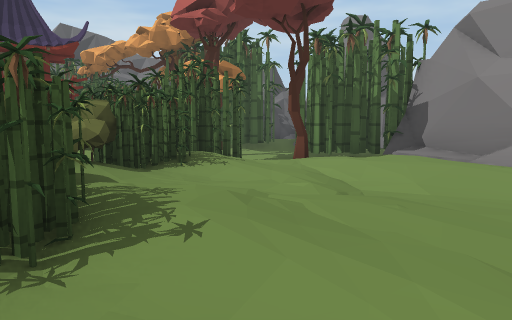
[1] (above)

16 first-person views from a walk through a Unity game level. The camera is 1.4 m above the floor, tilts 6° down and sees 70° across. The floor is counted in squares, 2 m on a side. Each view is taken from the middle of a square. On the plan, view 1 faces up. The plan holds only what a view shows up to about 11 squares ahead; the rest is blank. The place goes on beyond the plan.

[2]
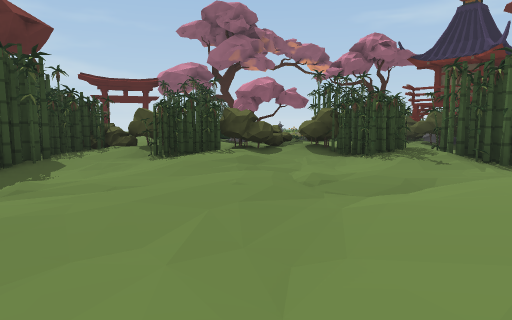

[3]
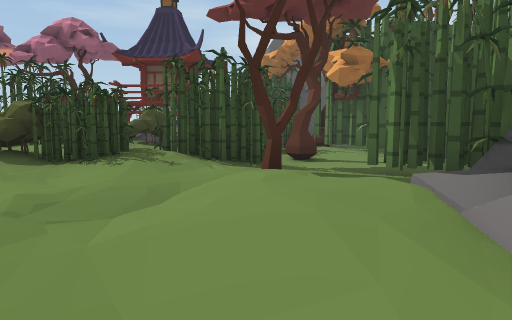

[4]
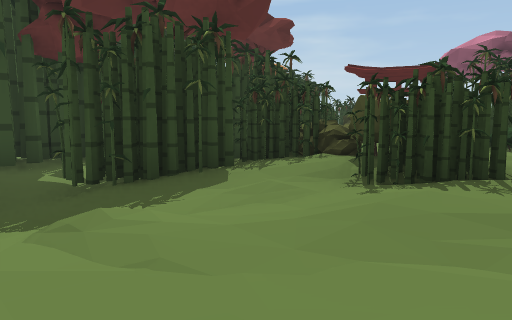

[5]
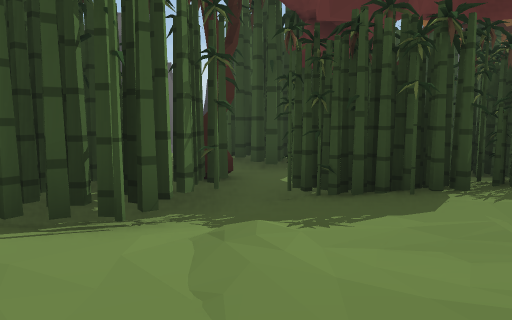

[6]
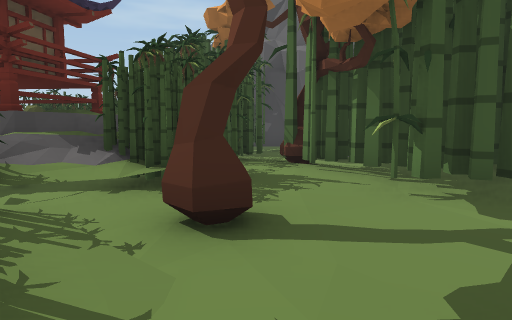

[7]
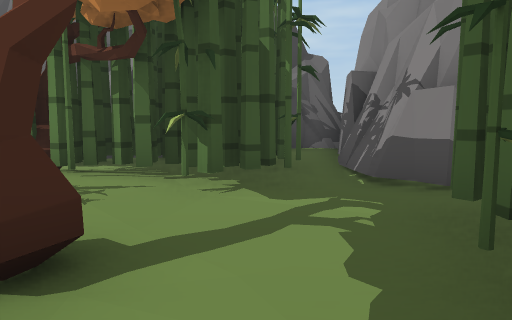

[8]
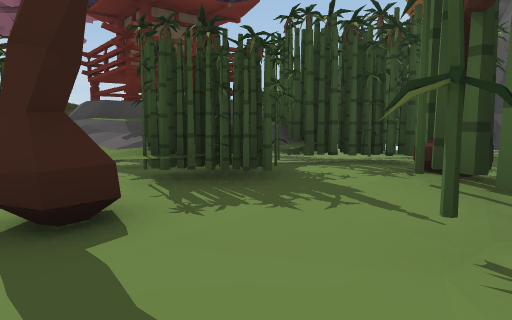

[9]
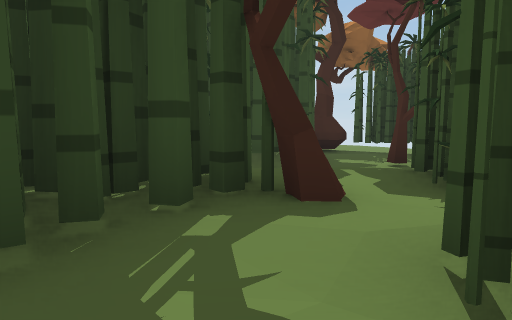

[10]
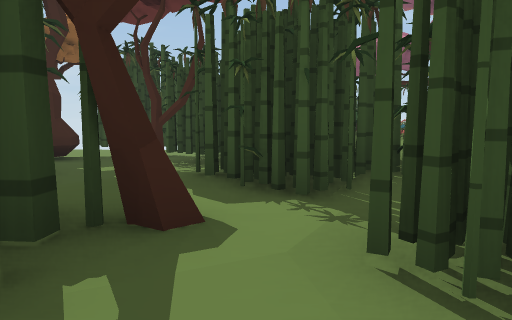

[11]
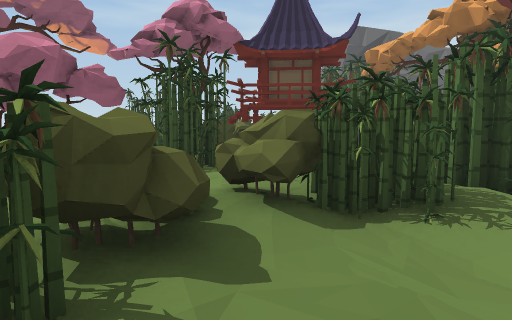

[12]
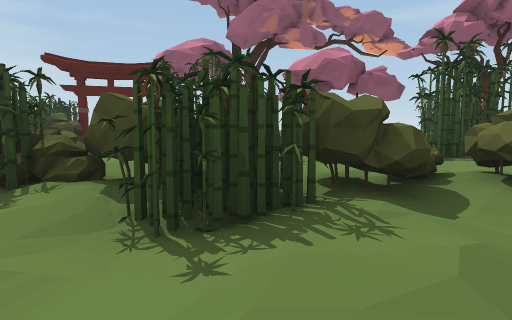

[13]
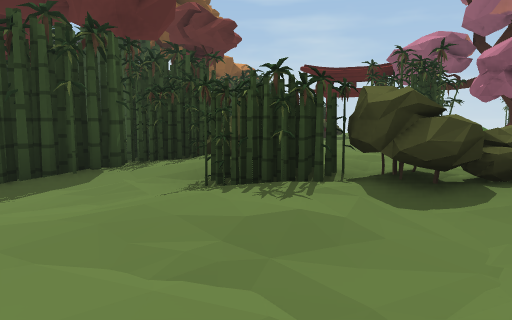

[14]
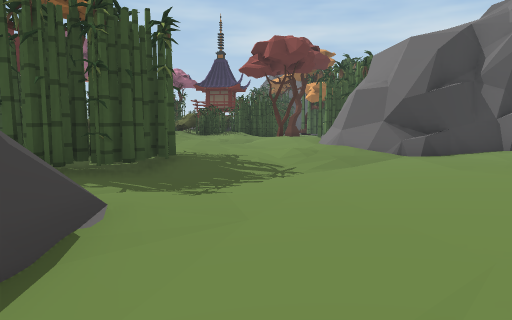

[15]
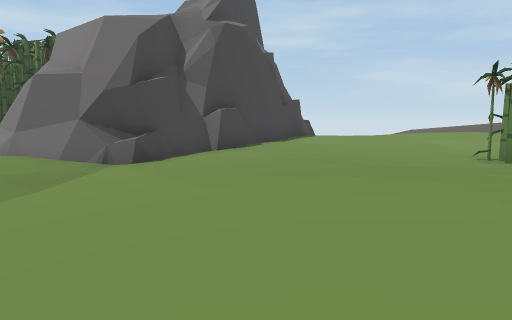

[16]
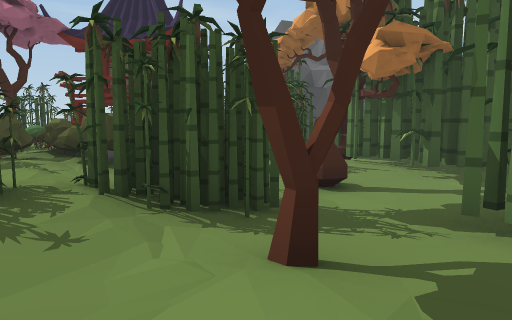

### Floor plan
Key: @ floor where view 1 was taken; # wall or solid block; x gap in a wall; . main floor; : floor 0.25 m higher than the main floor; - floor 0.25 m lower than the main floor; + floor 0.5 m higher than the main floor; _ floor 0.5 m lower than the main floor; / step, stairs or slope; = window, fence, low wall or low ledge; T tree; B bush; O other object.
Columns run from 9 left of view 1 to 15 right of it. Each row starts with its distance up from view 1.
 17           ##
 16           -#
 15    #  ##  -#
 14   ## _####x#
 13   OOOOT###_#
 12 OOOOOO--#___
 11 OOO#OOO____#
 10 O####OO_T__###
  9  #####O___####   ##.:::++
  8   OBBBOOO_-###   #/...::+
  7  O OBBBOO.T.##  ##-....:+
  6  OTB ++OO.:::####------.
  5    O O+BO:.::###_------#
  4     OOBB:......--------#
  3      ++B+:..-..-_--....
  2     OO+BO:..--.__-....
  1    OO+BB:....-___-..:
  0   OO++BO:@-###___-..
 -1  ++  BOOOO_###___--.
 -2  +   OOOOO_###____-.
 -3 OB  OOOO.-_T## /=_-.
 -4    O  O T####   #  .
 -5 O OOT_-=###
 -6 OO_  #####
 -7 OO###

Where each view was taken, in squares from view 1:
view 1: 0 up, 0 right, facing up
view 2: 3 up, 5 right, facing left
view 3: 3 up, 4 right, facing up-left
view 4: 3 up, 2 right, facing down-left
view 5: 3 up, 1 right, facing down
view 6: 8 up, 1 right, facing up-left
view 7: 8 up, 0 right, facing up
view 8: 11 up, 1 right, facing left
view 9: 2 down, 1 right, facing down-left
view 10: 3 down, 1 right, facing left
view 11: 2 up, 0 right, facing up-left
view 12: 2 up, 1 right, facing left
view 13: 4 up, 1 right, facing down-left
view 14: 4 down, 10 right, facing up-left
view 15: 2 down, 9 right, facing up
view 16: 5 up, 2 right, facing up-left
